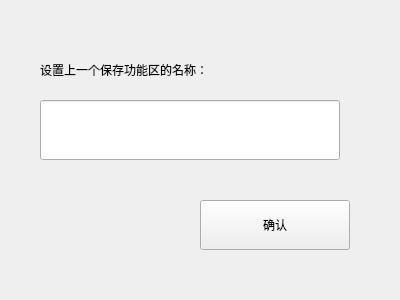
<?xml version="1.0" encoding="UTF-8"?>
<ui version="4.0">
 <class>SetFunctionalAreaName</class>
 <widget class="QWidget" name="SetFunctionalAreaName">
  <property name="geometry">
   <rect>
    <x>0</x>
    <y>0</y>
    <width>400</width>
    <height>300</height>
   </rect>
  </property>
  <property name="windowTitle">
   <string>Form</string>
  </property>
  <widget class="QLabel" name="label">
   <property name="geometry">
    <rect>
     <x>40</x>
     <y>40</y>
     <width>350</width>
     <height>60</height>
    </rect>
   </property>
   <property name="text">
    <string>设置上一个保存功能区的名称：</string>
   </property>
  </widget>
  <widget class="QLineEdit" name="lineEdit">
   <property name="geometry">
    <rect>
     <x>40</x>
     <y>100</y>
     <width>300</width>
     <height>60</height>
    </rect>
   </property>
  </widget>
  <widget class="QPushButton" name="pushButton">
   <property name="geometry">
    <rect>
     <x>200</x>
     <y>200</y>
     <width>150</width>
     <height>50</height>
    </rect>
   </property>
   <property name="text">
    <string>确认</string>
   </property>
  </widget>
 </widget>
 <resources/>
 <connections/>
</ui>
